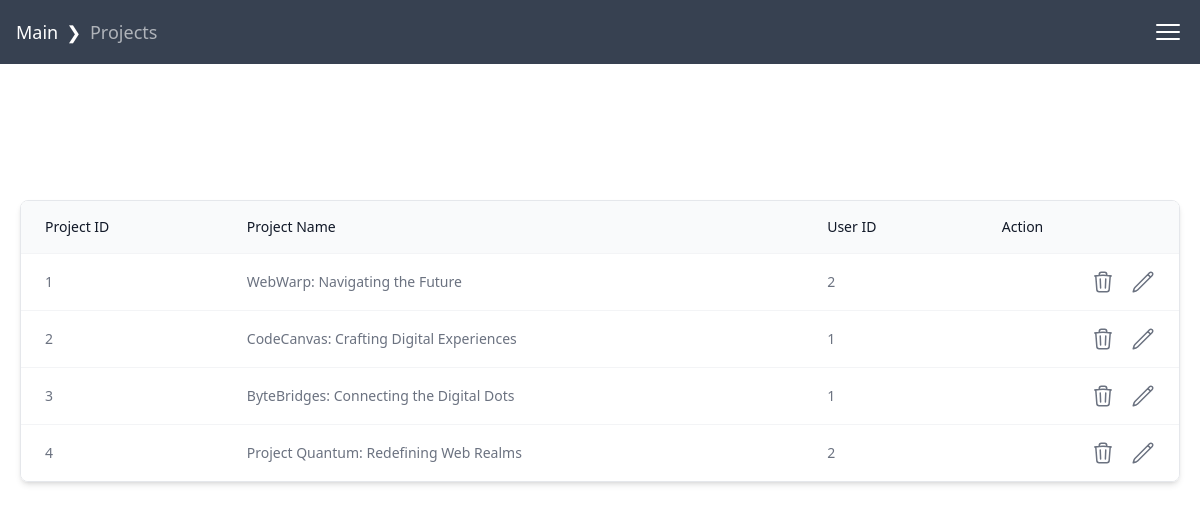
Page /models/Project.php (signed in) on the committed database.
### tables this page shows
CREATE TABLE `projects` (
  `project_id` int(11) NOT NULL,
  `project_name` varchar(100) NOT NULL,
  `user_id` int(11) DEFAULT NULL
);

### controllers/ProjectController.php (called while the page is built, shortened)
<?php
class Project
{
    private static $connection;
    public static function getConnection()
    {
        if (!self::$connection) {
            $db = Database::getInstance();
            $connection = $db->connect();
            self::$connection = $connection;
        }
        return self::$connection;
    }
}
?>

### models/Project.php (the view, shortened to what this page needs)
<?php
require_once '../controllers/ProjectController.php';
function getProjects() {
    try {
        $query = "SELECT * FROM projects";
        $statement = Project::getConnection()->query($query);
        $projects = $statement->fetchAll(PDO::FETCH_ASSOC);
        return $projects;
    } catch (PDOException $e) {
        die('Error: ' . $e->getMessage());
    }
}
$projects = getProjects();
?>
<!DOCTYPE html>
<html lang="en">
<head>
    <script src="https://cdn.tailwindcss.com"></script>
</head>
<body>
<nav id="navbar" class="fixed top-0 z-40 flex w-full flex-row justify-end bg-gray-700 px-4 sm:justify-between">
    <ul class="breadcrumb hidden flex-row items-center py-4 text-lg text-white sm:flex">
        <li class="inline">
            <a href="#">Main</a>
        </li>
        <li class="inline">
            <span>Projects</span>
        </li>
    </ul>
    <button id="btnSidebarToggler" type="button" class="py-4 text-2xl text-white hover:text-gray-200">
        <svg id="navClosed" xmlns="http://www.w3.org/2000/svg" fill="none" viewBox="0 0 24 24" stroke-width="1.5"
            stroke="currentColor" class="h-8 w-8">
            <path stroke-linecap="round" stroke-linejoin="round" d="M3.75 6.75h16.5M3.75 12h16.5m-16.5 5.25h16.5" />
        </svg>
    </button>
</nav>
<div class="overflow-x-auto rounded-lg border border-gray-200 shadow-md m-5" style="margin-top: 200px;">
    <table class="w-full min-w-max border-collapse bg-white text-left text-sm text-gray-500">
        <thead class="bg-gray-50">
            <tr>
                <th scope="col" class="px-6 py-4 font-medium text-gray-900">Project ID</th>
                <th scope="col" class="px-6 py-4 font-medium text-gray-900">Project Name</th>
                <th scope="col" class="px-6 py-4 font-medium text-gray-900">User ID</th>
                <th scope="col" class="px-6 py-4 font-medium text-gray-900">Action</th>
            </tr>
        </thead>
        <tbody class="divide-y divide-gray-100 border-t border-gray-100">
            <?php foreach ($projects as $project) : ?>
                <tr class="hover:bg-gray-50">
                    <td class="px-6 py-4"><?= $project['project_id']; ?></td>
                    <td class="px-6 py-4"><?= $project['project_name']; ?></td>
                    <td class="px-6 py-4"><?= $project['user_id']; ?></td>
                    <td class="px-6 py-4">
          <div class="flex justify-end gap-4">
            <a x-data="{ tooltip: 'Delete' }" href="#" class="hover:text-red-500" x-on:mouseover="tooltip = 'Delete (Red)'" x-on:mouseout="tooltip = 'Delete'">
            </a>
            <a x-data="{ tooltip: 'Edite' }" href="#" class="hover:text-yellow-500" x-on:mouseover="tooltip = 'Edit (Yellow)'" x-on:mouseout="tooltip = 'Edit'">
            </a>
          </div>
        </td>
                </tr>
            <?php endforeach; ?>
        </tbody>
    </table>
</div>
</body>
</html>

### models/Project.php (style rules this page uses)
ul.breadcrumb li+li::before { content: "\276F"; padding-left: 8px; padding-right: 4px; color: inherit; }
ul.breadcrumb li span { opacity: 60%; }

### rows in the picture
projects: project_id "1", project_name "WebWarp: Navigating the Future", user "2"
projects: project_id "2", project_name "CodeCanvas: Crafting Digital Experiences", user "1"
projects: project_id "3", project_name "ByteBridges: Connecting the Digital Dots", user "1"
projects: project_id "4", project_name "Project Quantum: Redefining Web Realms", user "2"
